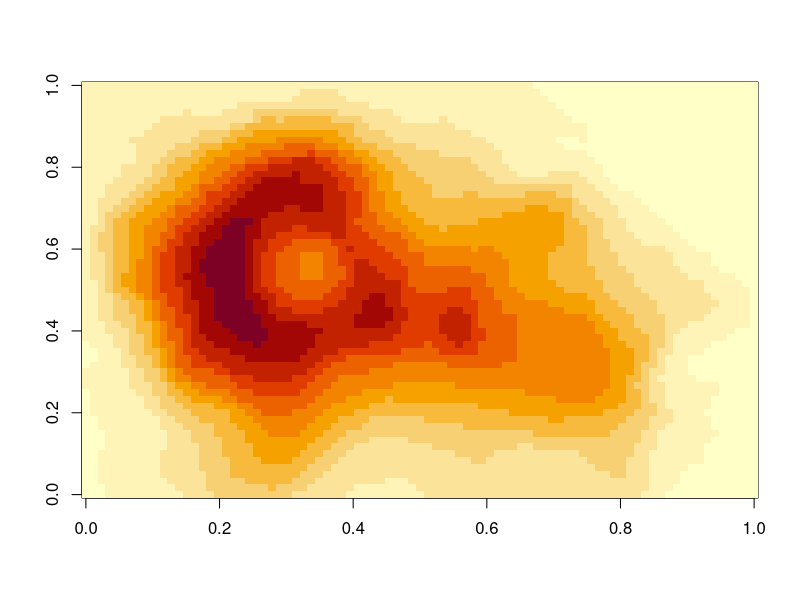
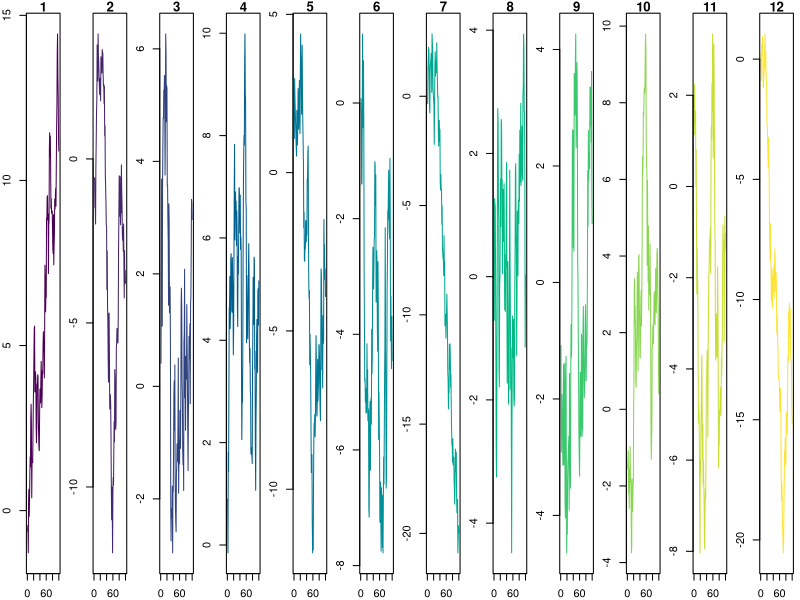

Write R code to recreate these figures, in order.
## ---- chunk 1
#| fig-height: 4
#| fig-alt: >-
#|   Heat map of the Maunga Whau volcano's heights, in yellow, orange, and red
#| fig-cap: "Heights of Maunga Whau (Mount Eden)."

image(z = volcano)
## ---- chunk 2
#| fig-width: 24
#| fig-height: 2
#| fig-alt: >-
#|   A row of 12 small line plots of random walks, each in its own color
#| fig-cap: "A 24 × 2 inch strip of 12 random walks."

set.seed(1)
par(mfrow = c(1, 12), mar = c(2, 2, 1, 0.5))
for (i in 1:12) {
  plot(cumsum(rnorm(100)), type = "l", col = hcl.colors(12)[i], main = i)
}
